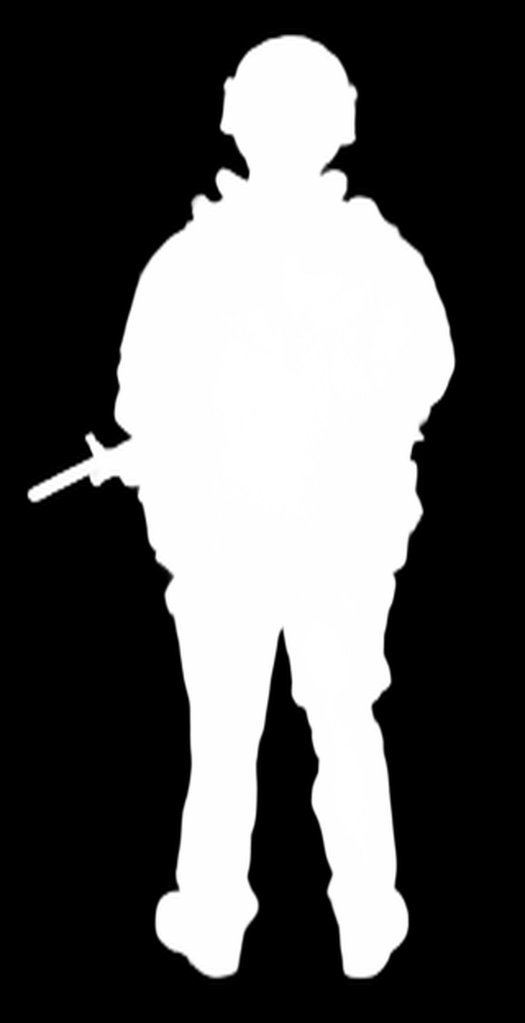
#> input picture void-teaser/assets/sil_soldado.png, 525 x 1023 px
$ python lider.py
#> lines starting #> are read from the running program, lines starting #| are printed output that depends on the picture; after the words box and inside, x2 and y2 are one past the last pixel; in counts of white or black regions, pixels touching at a corner belong together
"""assets/sil_lider.png: tronco do homem1 (corpo largo, sem capacete) + pernas do soldado (corpo inteiro, sem fuzil)."""
import cv2, numpy as np
from PIL import Image
def crop(a):
    ys, xs = np.where(a > 127)
    return a[ys.min():ys.max() + 1, xs.min():xs.max() + 1]
sold = np.asarray(Image.open("assets/sil_soldado.png").convert("L"))
#> sold is the input picture: shape (1023, 525); min 0, max 255, mean 90.6
b = (sold > 127).astype(np.uint8) * 255
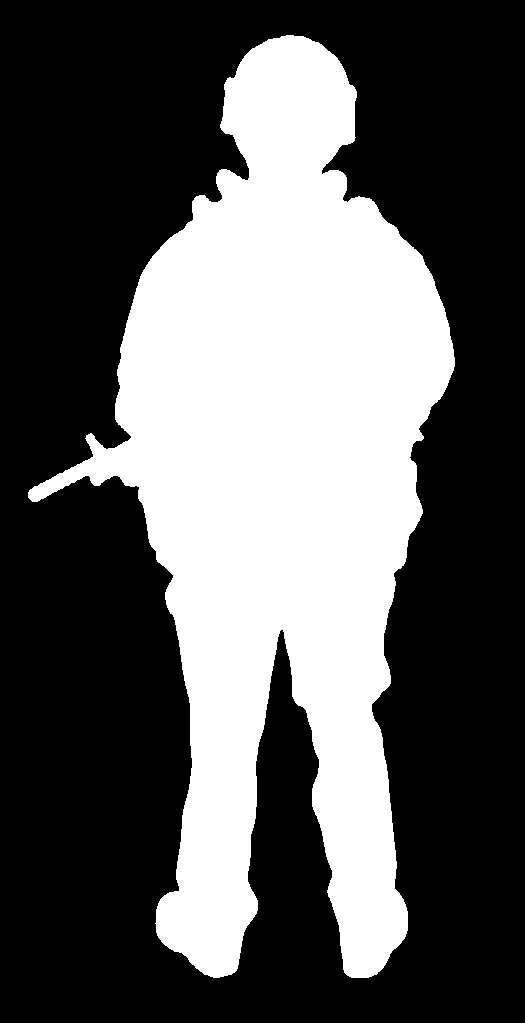
#> b: shape (1023, 525); 35.6% white; 1 white region, box (x1, y1, x2, y2) and area: (28, 35, 455, 978) 191439
o = cv2.morphologyEx(b, cv2.MORPH_OPEN, cv2.getStructuringElement(cv2.MORPH_ELLIPSE, (25, 25)))
#> o: shape (1023, 525); 35.3% white; 1 white region, box (x1, y1, x2, y2) and area: (86, 35, 455, 978) 189743
n, lab, st, _ = cv2.connectedComponentsWithStats(o)
#> n = 2; st = [[0, 0, 525, 1023, 347332], [86, 35, 369, 943, 189743]]
o = np.where(lab == 1 + np.argmax(st[1:, cv2.CC_STAT_AREA]), 255, 0).astype(np.uint8)
sold = crop(o)
#> in crop, `return a[ys.min():ys.max() + 1, xs.min():xs.max() + 1]`: returned value: shape (943, 369); 54.5% white; 5 black regions, box (x1, y1, x2, y2) and area: (0, 437, 129, 943) 43542, (0, 0, 201, 429) 37648, (281, 332, 369, 943) 33116, (208, 0, 369, 322) 23131, (133, 595, 269, 943) 20787
cima = crop(np.asarray(Image.open("assets/sil_homem1.png").convert("L")))
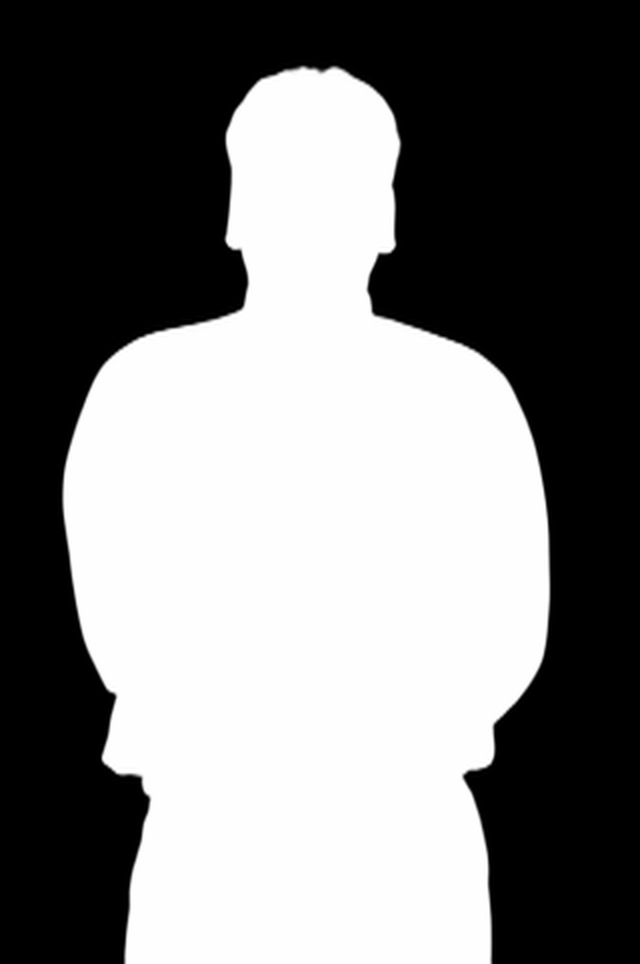
#> input picture void-teaser/assets/sil_homem1.png, 1280 x 1927 px (shown at 1/2 size)
#> in crop (call 2), `return a[ys.min():ys.max() + 1, xs.min():xs.max() + 1]`:
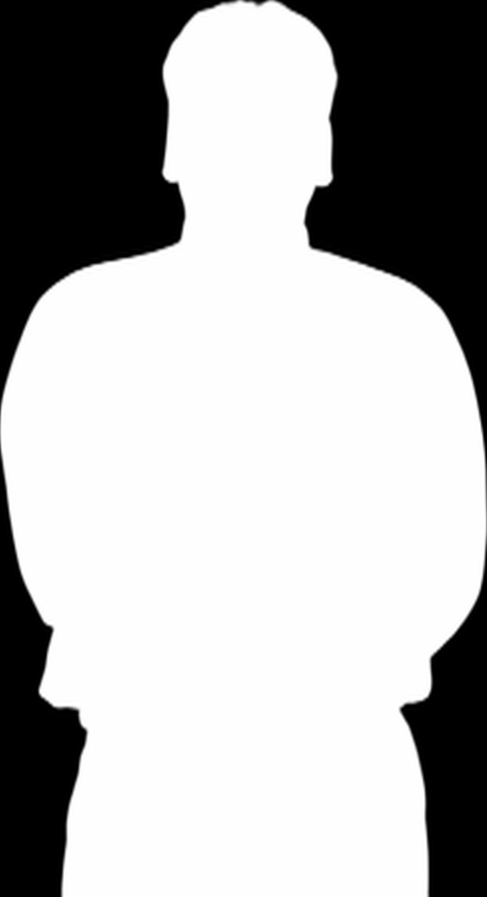
#> returned value: shape (1793, 974) (shown at 1/2 size); min 0, max 255, mean 174.5
# pernas: do quadril (52% da altura) para baixo
ph = sold.shape[0]
#> ph = 943
pernas = sold[int(ph * 0.52):]
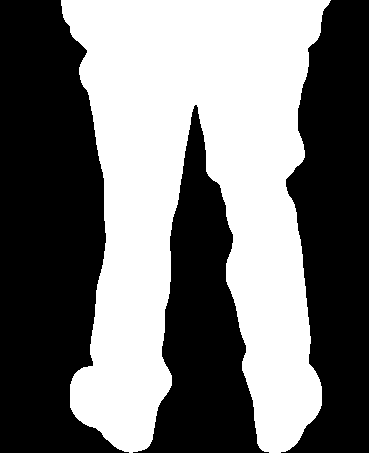
#> pernas: shape (453, 369); 46% white; 1 white region, box (x1, y1, x2, y2) and area: (61, 0, 331, 453) 76826
# largura do quadril do soldado x largura da base do tronco
lb = (cima[-5] > 127).sum()
#> lb = 733
lp = (pernas[5] > 127).sum()
#> lp = 267
s = lb / max(1, lp) * 0.92
#> s = 2.53
pernas = cv2.resize(pernas, (int(pernas.shape[1] * s), int(pernas.shape[0] * s * 1.05)))
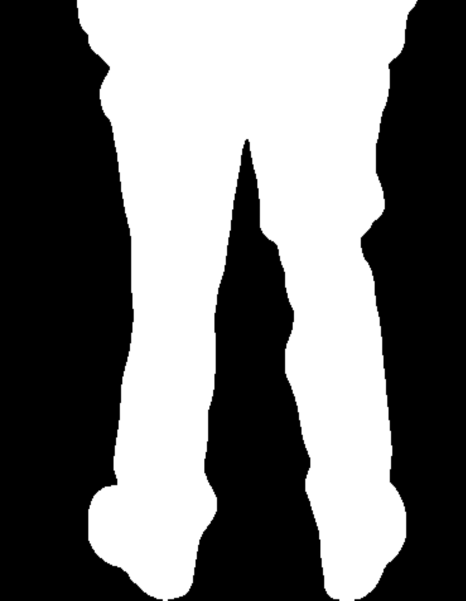
#> pernas: shape (1201, 931) (shown at 1/2 size); min 0, max 255, mean 117.2
W = max(cima.shape[1], pernas.shape[1])
#> W = 974
out = np.zeros((cima.shape[0] + pernas.shape[0] - 30, W), np.uint8)
x0 = (W - cima.shape[1]) // 2
#> x0 = 0
out[:cima.shape[0], x0:x0 + cima.shape[1]] = cima
x1 = (W - pernas.shape[1]) // 2
#> x1 = 21
reg = out[cima.shape[0] - 30:, x1:x1 + pernas.shape[1]]
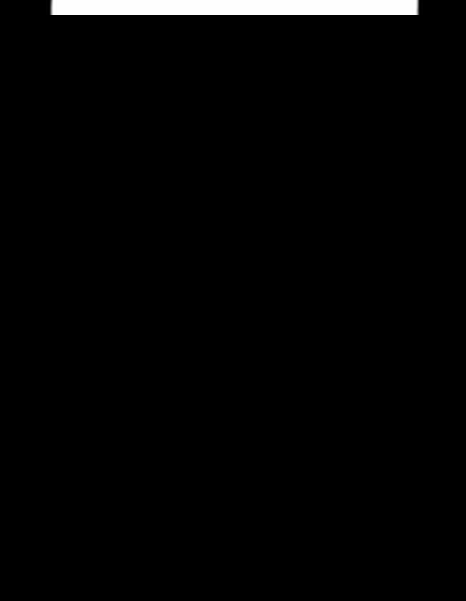
#> reg: shape (1201, 931) (shown at 1/2 size); min 0, max 255, mean 5
np.maximum(reg, pernas, out=reg)
out = cv2.GaussianBlur(out, (0, 0), 3)
out = np.where(out > 127, 255, 0).astype(np.uint8)
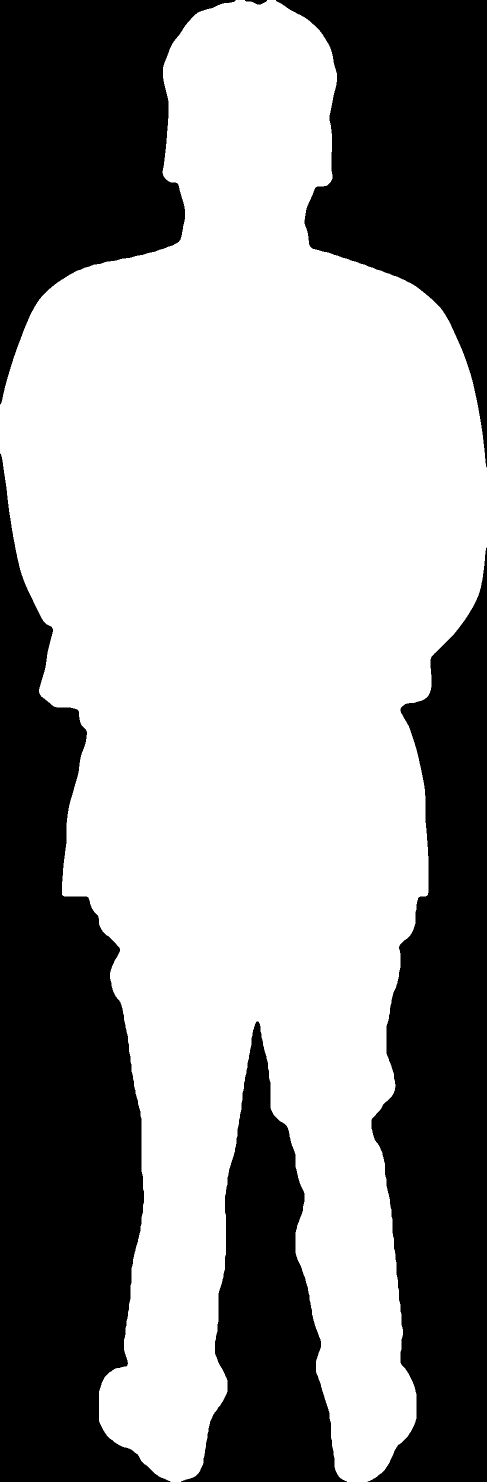
#> out: shape (2964, 974) (shown at 1/2 size); 58.7% white; 6 black regions, box (x1, y1, x2, y2) and area: (0, 907, 341, 2964) 376309, (735, 1095, 974, 2964) 282172, (0, 0, 471, 809) 198071, (552, 0, 974, 935) 197290, (362, 2043, 694, 2964) 139052, (490, 0, 534, 9) 238
Image.fromarray(cv2.GaussianBlur(out, (0, 0), 1.5)).save("assets/sil_lider.png")
